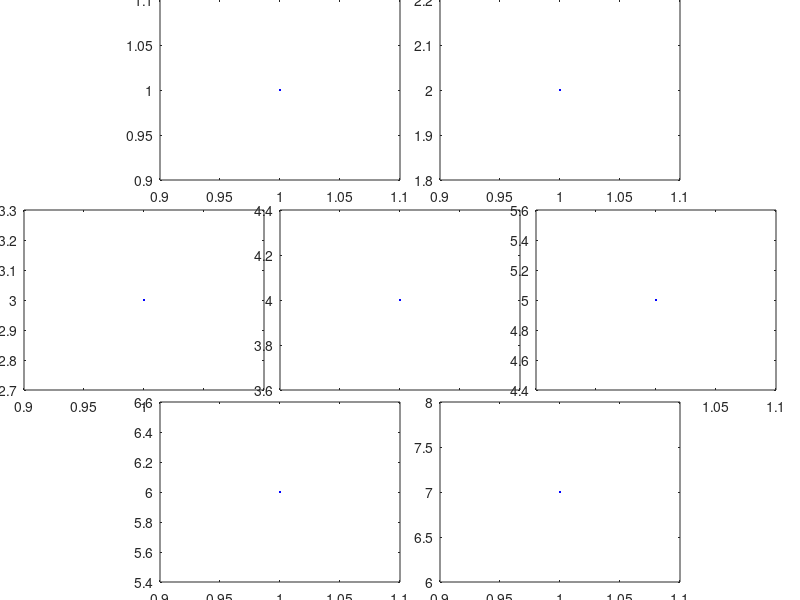

MATLAB code to generate this figure:
subplotWidth = 0.3;
subplotHeight = 0.3;
relativePos = {'-1  2'; ' 1  2';'-2  0';' 0  0';' 2  0';'-1 -2';' 1 -2'};
size(relativePos)
positions = {[0.2, 0.7, subplotWidth, subplotHeight]
             [0.55, 0.7, subplotWidth, subplotHeight]
             [0.03 0.35 subplotWidth, subplotHeight]
             [0.35 0.35 subplotWidth, subplotHeight]
             [0.67 0.35 subplotWidth, subplotHeight]
             [0.2, 0.03, subplotWidth, subplotHeight]
             [0.55, 0.03, subplotWidth, subplotHeight]
             };
relPosPlotPosMap = containers.Map(relativePos, positions);
figure

for i = 1:length(relativePos)
    relPos = relativePos{i};
    pos = relPosPlotPosMap(relPos);
    subplot('position', pos)
    plot(i, 'b.')
end

% figure
% subplot('position', [0.1 0.6 0.2 0.2])
% plot(x)
% subplot('position', [0.5 0.1 0.2 0.2])
% plot(x)

% przypisywanie z macierzy elektrod na macierz subplotow